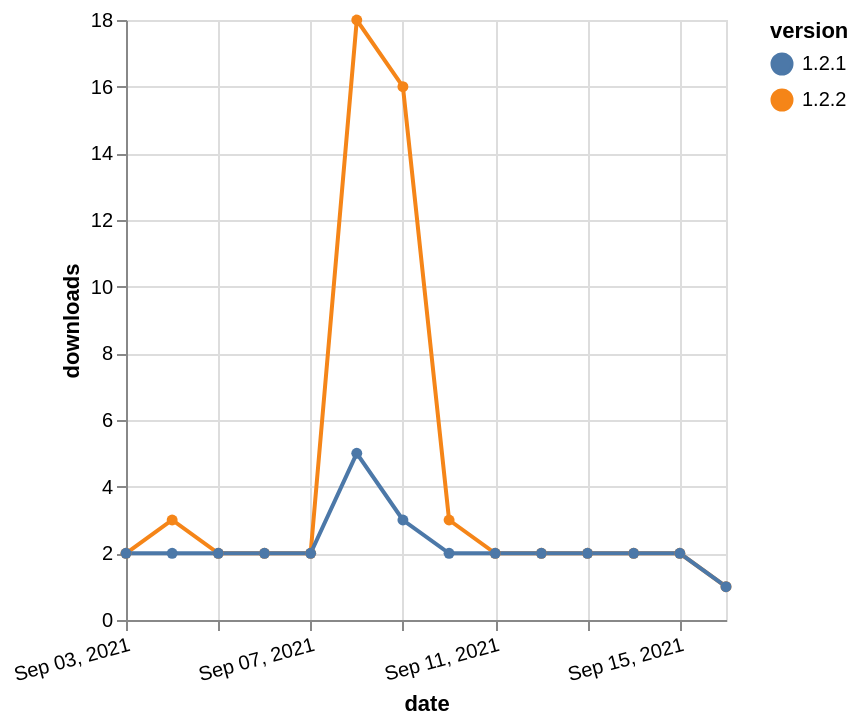

The specification (Vega-Lite) saved for this image:
### Vega-Lite specification from a JSON file in a GitHub repository (floating-point values rounded to 4 significant figures)
{"$schema": "https://vega.github.io/schema/vega-lite/v5.json", "description": "A simple bar chart with embedded data.", "data": {"values": [{"date": "2021-09-03", "total": 4351, "delta": 2, "version": "1.2.2"}, {"date": "2021-09-04", "total": 4354, "delta": 3, "version": "1.2.2"}, {"date": "2021-09-05", "total": 4356, "delta": 2, "version": "1.2.2"}, {"date": "2021-09-06", "total": 4358, "delta": 2, "version": "1.2.2"}, {"date": "2021-09-07", "total": 4360, "delta": 2, "version": "1.2.2"}, {"date": "2021-09-08", "total": 4378, "delta": 18, "version": "1.2.2"}, {"date": "2021-09-09", "total": 4394, "delta": 16, "version": "1.2.2"}, {"date": "2021-09-10", "total": 4397, "delta": 3, "version": "1.2.2"}, {"date": "2021-09-11", "total": 4399, "delta": 2, "version": "1.2.2"}, {"date": "2021-09-12", "total": 4401, "delta": 2, "version": "1.2.2"}, {"date": "2021-09-13", "total": 4403, "delta": 2, "version": "1.2.2"}, {"date": "2021-09-14", "total": 4405, "delta": 2, "version": "1.2.2"}, {"date": "2021-09-15", "total": 4407, "delta": 2, "version": "1.2.2"}, {"date": "2021-09-16", "total": 4408, "delta": 1, "version": "1.2.2"}, {"date": "2021-09-03", "total": 3341, "delta": 2, "version": "1.2.1"}, {"date": "2021-09-04", "total": 3343, "delta": 2, "version": "1.2.1"}, {"date": "2021-09-05", "total": 3345, "delta": 2, "version": "1.2.1"}, {"date": "2021-09-06", "total": 3347, "delta": 2, "version": "1.2.1"}, {"date": "2021-09-07", "total": 3349, "delta": 2, "version": "1.2.1"}, {"date": "2021-09-08", "total": 3354, "delta": 5, "version": "1.2.1"}, {"date": "2021-09-09", "total": 3357, "delta": 3, "version": "1.2.1"}, {"date": "2021-09-10", "total": 3359, "delta": 2, "version": "1.2.1"}, {"date": "2021-09-11", "total": 3361, "delta": 2, "version": "1.2.1"}, {"date": "2021-09-12", "total": 3363, "delta": 2, "version": "1.2.1"}, {"date": "2021-09-13", "total": 3365, "delta": 2, "version": "1.2.1"}, {"date": "2021-09-14", "total": 3367, "delta": 2, "version": "1.2.1"}, {"date": "2021-09-15", "total": 3369, "delta": 2, "version": "1.2.1"}, {"date": "2021-09-16", "total": 3370, "delta": 1, "version": "1.2.1"}]}, "width": "container", "mark": {"type": "line", "point": {"filled": true}}, "encoding": {"x": {"field": "date", "type": "temporal", "timeUnit": "yearmonthdate", "title": "date", "axis": {"labelAngle": -15}}, "y": {"field": "delta", "type": "quantitative", "title": "downloads"}, "color": {"field": "version", "type": "nominal"}, "tooltip": {"field": "delta"}}}
